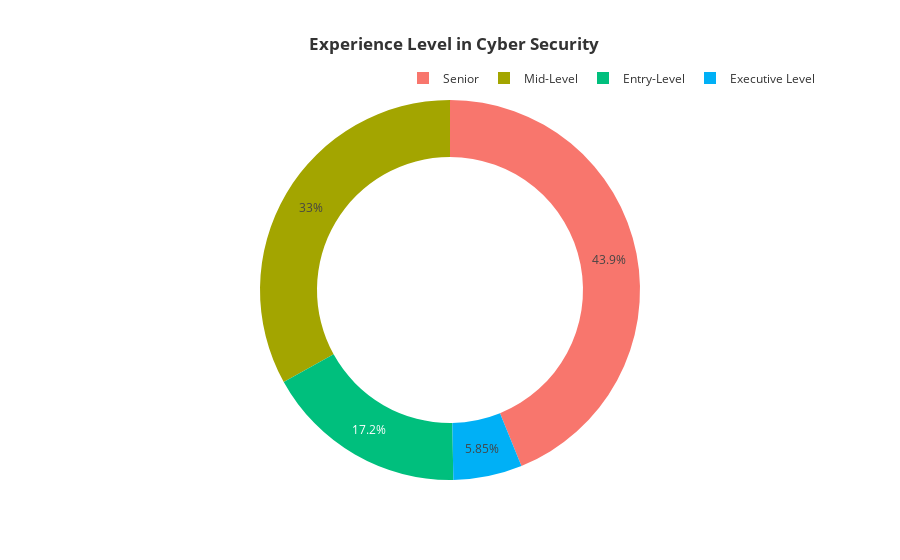

Notebook source saved alongside this figure:
### Code cell
fig=px.pie(df.groupby('experience_level',as_index=False)['salary_in_usd'].count().sort_values(by='salary_in_usd',ascending=False).head(10),names='experience_level',values='salary_in_usd',color='experience_level',hole=0.7,labels={'experience_level':'Experience level ','salary_in_usd':'count'},template='ggplot2',title='<b>  Experience Level in Cyber Security')
fig.update_layout(title_x=0.5,legend=dict(orientation='h',yanchor='bottom',y=1.02,xanchor='right',x=1))

### Figure 1 — Plotly figure (JSON) as saved in the notebook; plotly's stock layout.template omitted (floating-point values rounded to 4 significant figures)
{"data": [{"customdata": [["Senior"], ["Mid-Level"], ["Entry-Level"], ["Executive Level"]], "domain": {"x": [0, 1], "y": [0, 1]}, "hole": 0.7, "hovertemplate": "Experience level =%{customdata[0]}<br>count=%{value}<extra></extra>", "labels": ["Senior", "Mid-Level", "Entry-Level", "Executive Level"], "legendgroup": "", "marker": {"colors": ["#F8766D", "#A3A500", "#00BF7D", "#00B0F6"]}, "name": "", "showlegend": true, "type": "pie", "values": [547, 412, 215, 73]}], "layout": {"autosize": true, "legend": {"orientation": "h", "tracegroupgap": 0, "x": 1, "xanchor": "right", "y": 1.02, "yanchor": "bottom"}, "title": {"text": "<b>  Experience Level in Cyber Security", "x": 0.5}}}
